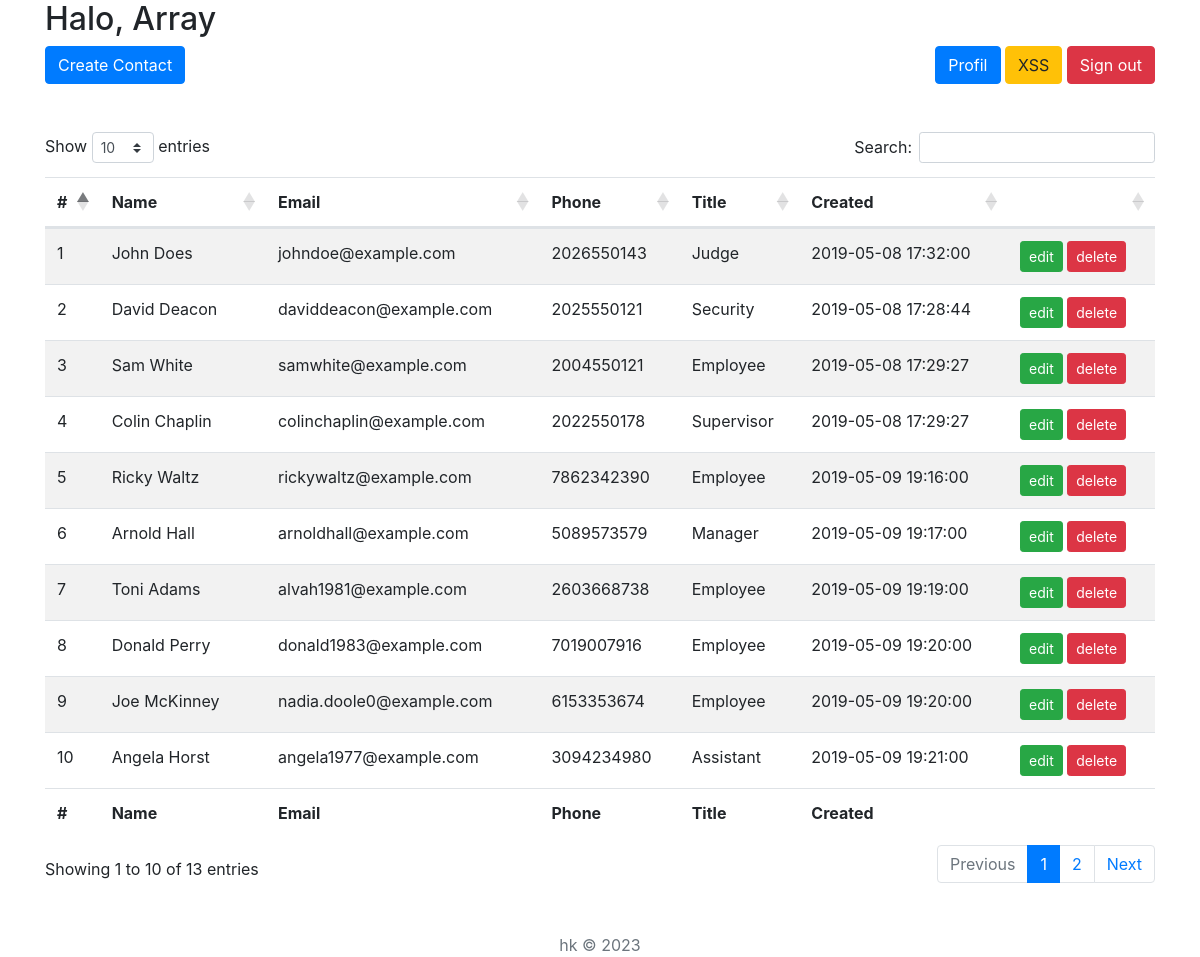
Screenshot of /web2/index.php (signed in) with the database file from the repository.
### tables this page shows
CREATE TABLE IF NOT EXISTS `contacts` (
  `id` int(11) NOT NULL AUTO_INCREMENT,
  `name` varchar(255) NOT NULL,
  `email` varchar(255) NOT NULL,
  `phone` varchar(255) NOT NULL,
  `title` varchar(255) NOT NULL,
  `created` datetime NOT NULL DEFAULT current_timestamp(),
  PRIMARY KEY (`id`)
);

### web2/index.php (the view, shortened to what this page needs)
<?php
include "functions.php";
if (!isset($_SESSION['user'])) {
    header("location: login.php");
} else {
    $pdo = pdo_connect();
    $stmt = $pdo->prepare('SELECT * FROM contacts');
    $stmt->execute();
    $contacts = $stmt->fetchAll(PDO::FETCH_ASSOC);
?>
    <!DOCTYPE html>
    <html lang="en">
    <head>
        <?= style_script() ?>
    </head>
    <body>
        <div class="container">
            <h2>Halo, <?= $_SESSION['user'];?></h2>
            <?php include "menu.php"; ?>
            <div class="row">
                <div class="col">
                    <table class="table table-striped" id="employee">
                        <thead>
                            <tr>
                                <th>#</th>
                                <th>Name</th>
                                <th>Email</th>
                                <th>Phone</th>
                                <th>Title</th>
                                <th>Created</th>
                                <th></th>
                            </tr>
                        </thead>
                        <tbody>
                            <?php foreach ($contacts as $contact) : ?>
                                <tr>
                                    <td><?= $contact['id'] ?></td>
                                    <td><?= $contact['name'] ?></td>
                                    <td><?= $contact['email'] ?></td>
                                    <td><?= $contact['phone'] ?></td>
                                    <td><?= $contact['title'] ?></td>
                                    <td><?= $contact['created'] ?></td>
                                    <td class="actions">
                                        <a type="button" class="btn btn-sm btn-outline btn-success" href="update.php?id=<?= $contact['id'] ?>" class="edit">edit</a>
                                        <a type="button" class="btn btn-sm btn-outline btn-danger" href="delete.php?id=<?= $contact['id'] ?>" class="trash" onclick="return confirm('Are you sure you want to delete this item?');">delete</a>
                                    </td>
                                </tr>
                            <?php endforeach; ?>
                        </tbody>
                        <tfoot>
                            <tr>
                                <th>#</th>
                                <th>Name</th>
                                <th>Email</th>
                                <th>Phone</th>
                                <th>Title</th>
                                <th>Created</th>
                                <th></th>
                            </tr>
                        </tfoot>
                    </table>
                </div>
            </div>
        </div>
        <div class="text-center">
            <p class="mt-5 mb-3 text-muted">hk &copy; 2023</p>
        </div>
    </body>
    </html>
<?php } ?>

### web2/functions.php (shortened to what this page needs)
<?php
function style_script(){
    return '
    <link rel="stylesheet" href="style.css">
    <link rel="stylesheet" href="https://cdn.jsdelivr.net/npm/bootstrap@4.6.0/dist/css/bootstrap.min.css">
    <link rel="stylesheet" href="https://cdn.datatables.net/1.10.20/css/dataTables.bootstrap4.min.css">
    <script src="https://code.jquery.com/jquery-3.5.1.slim.min.js"></script>
    <script src="https://cdn.jsdelivr.net/npm/bootstrap@4.6.0/dist/js/bootstrap.bundle.min.js"></script>
    <script src="https://cdn.datatables.net/1.10.20/js/jquery.dataTables.min.js"></script>
    <script src="https://cdn.datatables.net/1.10.20/js/dataTables.bootstrap4.min.js"></script>';
}

### web2/menu.php
<div class="row">
    <div class="col">
        <a type="button" class="btn btn-primary create-contact" href="create.php">Create Contact</a>
        <div class="action float-right">
        <a type="button" class="btn btn-primary" href="profil.php">Profil</a>
        <a type="button" class="btn btn-warning" href="xss.php">XSS</a>
        <a type="button" class="btn btn-danger" href="logout.php">Sign out</a>
        </div>
    </div>
</div>
<br><br>

### web2/style.css (style rules this page uses)
html, body { height: 100%; }

### rows the page displays
contacts: id "1", name "John Does", email "johndoe@example.com", phone "2026550143", title "Judge", created "2019-05-08 17:32:00"
contacts: id "2", name "David Deacon", email "daviddeacon@example.com", phone "2025550121", title "Security", created "2019-05-08 17:28:44"
contacts: id "3", name "Sam White", email "samwhite@example.com", phone "2004550121", title "Employee", created "2019-05-08 17:29:27"
contacts: id "4", name "Colin Chaplin", email "colinchaplin@example.com", phone "2022550178", title "Supervisor", created "2019-05-08 17:29:27"
contacts: id "5", name "Ricky Waltz", email "rickywaltz@example.com", phone "7862342390", title "Employee", created "2019-05-09 19:16:00"
contacts: id "6", name "Arnold Hall", email "arnoldhall@example.com", phone "5089573579", title "Manager", created "2019-05-09 19:17:00"
contacts: id "7", name "Toni Adams", email "alvah1981@example.com", phone "2603668738", title "Employee", created "2019-05-09 19:19:00"
contacts: id "8", name "Donald Perry", email "donald1983@example.com", phone "7019007916", title "Employee", created "2019-05-09 19:20:00"
contacts: id "9", name "Joe McKinney", email "nadia.doole0@example.com", phone "6153353674", title "Employee", created "2019-05-09 19:20:00"
contacts: id "10", name "Angela Horst", email "angela1977@example.com", phone "3094234980", title "Assistant", created "2019-05-09 19:21:00"

### other values shown
$_SESSION['user'] "Array"
